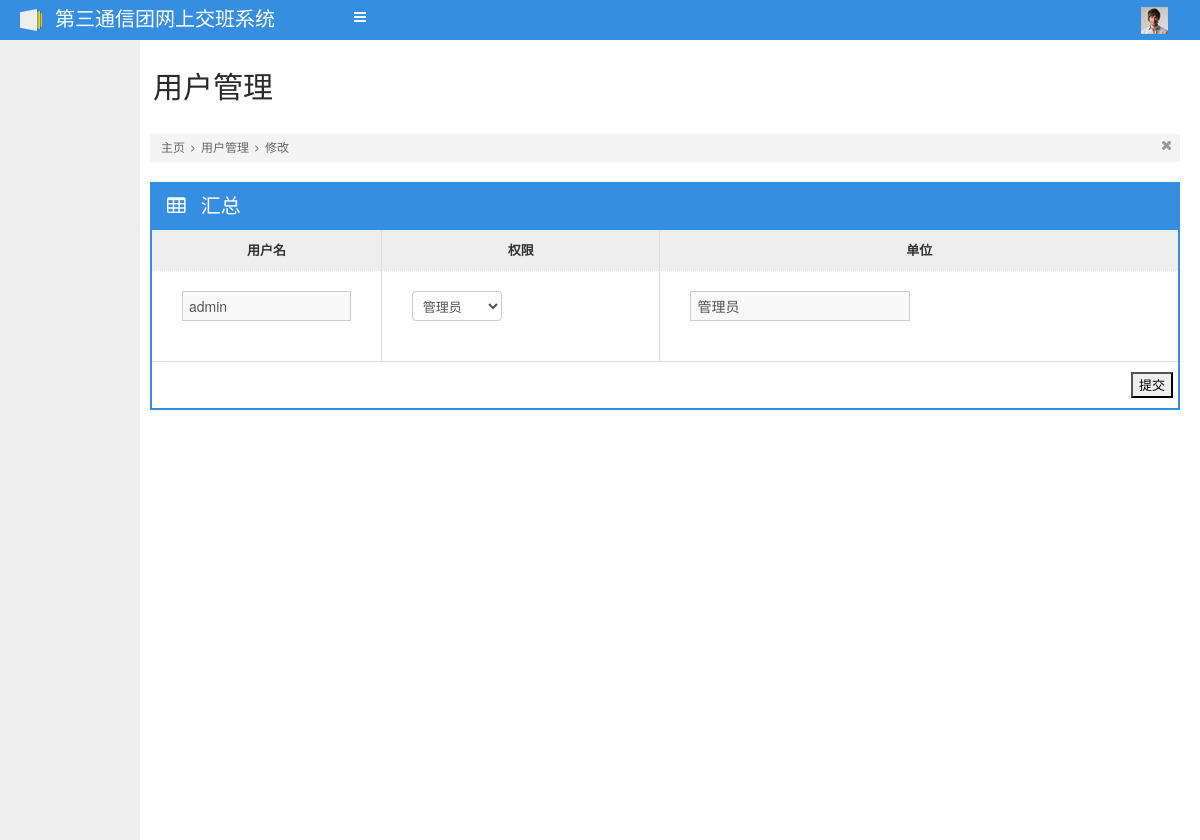
Page /Member_update_from.php?id=6 on the committed database.
### tables this page shows
CREATE TABLE `member` (
  `id` int(10) unsigned NOT NULL auto_increment COMMENT '主键',
  `username` varchar(100) default NULL COMMENT '登录名',
  `password` varchar(200) default NULL COMMENT '密码',
  `role` varchar(200) default NULL COMMENT '角色 1团5营，9连，99管理员',
  `s_id` int(10) default NULL COMMENT '所属上级ID',
  `s_name` varchar(200) default NULL COMMENT '所属上级名称',
  `unit_id` int(10) default NULL COMMENT '所属单位',
  PRIMARY KEY  (`id`)
);

### Member_update_from.php (called while the page is built, shortened)
<?php
	require_once 'smarty_config.php';
	$smarty->assign("member", $_SESSION["member"]);
	$smarty->assign("position", "位置：用户管理/修改");
	$smarty->assign("action", "MemberController.php?flag=update");
	$smarty->assign("button", "修改");
	$smarty->assign("flag", "update");
	$smarty->assign("path2", "用户管理");
	$smarty->assign("cz", "修改");
	$id = $_REQUEST["id"];
	$memberManager = new member();
	$memberTemp = $memberManager->getMemberById($id);
	$smarty->assign("memberTemp", $memberTemp[0]);
	$smarty->display("MemberEdit.tpl");

### include/common/SqlHelper.class.php (called while the page is built, shortened)
<?php
class SqlHelper {
	var $host = "127.0.0.1";
	var $userName = "root";
	var $userPass = "root";
	var $conn;
	function __construct() {
		$this->conn = mysql_connect ( $this->host, $this->userName, $this->userPass );
	}
	function execute_dql2($sql) {
		$res = mysql_query ( $sql, $this->conn ) or die ( "查询失败" . mysql_error () );
		$arr = array ();
		while ( $row = mysql_fetch_assoc( $res ) ) {
			$arr [] = $row;
		}
		return $arr;
	}
}

### include/model/member.class.php (called while the page is built, shortened)
<?php
require_once 'include/common/SqlHelper.class.php';
	class member{
		public function getMemberById($id){
			$sql = "select * from member where id = '$id'";
			$sqlHelper = new SqlHelper();
			$res = $sqlHelper->execute_dql2($sql);
			return $res;
		}
	}
?>

### template_c/%%26^26F^26F901BE%%MemberEdit.tpl.php (the view, shortened to what this page needs)
<!DOCTYPE html PUBLIC "-//W3C//DTD XHTML 1.0 Transitional//EN" "http://www.w3.org/TR/xhtml1/DTD/xhtml1-transitional.dtd">
<html xmlns="http://www.w3.org/1999/xhtml">
<head>
<?php $_smarty_tpl_vars = $this->_tpl_vars;
$this->_tpl_vars = $_smarty_tpl_vars;
 ?>
</head>
<body>
<div id="navigation">
		<?php $_smarty_tpl_vars = $this->_tpl_vars;
$this->_tpl_vars = $_smarty_tpl_vars;
 ?>
	</div>
	<div class="container-fluid" id="content">
		<div id="left">
			<?php $_smarty_tpl_vars = $this->_tpl_vars;
$this->_tpl_vars = $_smarty_tpl_vars;
 ?>
		</div>
		<div id="main">
			<?php if ($this->_tpl_vars['flag'] == 'add'): ?>
			<div class="container-fluid">
				<div class="page-header">
					<div class="pull-left">
						<h1><?php echo $this->_tpl_vars['path2']; ?>
</h1>
					</div>
				</div>
				<div class="breadcrumbs">
					<ul>
						<li>
							<a>主页</a>
							<i class="icon-angle-right"></i>
						</li>
						<li>
							<a><?php echo $this->_tpl_vars['path2']; ?>
</a>
							<i class="icon-angle-right"></i>
						</li>
						<li>
							<a><?php echo $this->_tpl_vars['cz']; ?>
</a>
						</li>
					</ul>
					<div class="close-bread">
						<a href="#"><i class="icon-remove"></i></a>
					</div>
				</div>
					<div class="row-fluid">
					<div class="span12">
						<div class="box box-color box-bordered">
								<div class="box-title">
									<h3>
										<i class="icon-table"></i>
										汇总
									</h3>
								</div>
								<div class="box-content nopadding">
									<div class="dataTables_wrapper">
										<div class="dataTables_scroll">
												<div class="dataTables_scrollBody" style="width: 100%; "  style="margin-left: 0px;">
												<form action="<?php echo $this->_tpl_vars['action']; ?>
" method="post" class='form-bordered form-vertical form-validate' id="bb">
												<div class="row-fluid">
												<table  class="table table-hover table-nomargin table-bordered">
												<thead>
													<tr>
														<th class="span2" style="text-align:center;">用户名</th>
														<th class="span2" style="text-align:center;">权限</th>
														<th class="span2" style="text-align:center;">单位</th>
													</tr>
												</thead>
												<tbody>
														<tr>
															<td>
																<div class="control-group" style="border:none;">
																	<div class="controls">
																		<input type="text" name="username" id="username" placeholder="用户名" class="input-block-level" data-rule-number="true" data-rule-required="true">
																	</div>
																</div>
															</td>
															<td>
																<div class="control-group" style="border: none;">
																	<div class="controls">
																		<select name="role" id="role" class="input-small">
																			<option value="1">团行政值班员</option>
																    		<option value="2">团通信值班员</option>
																    		<option value="5">营值班员</option>
																    		<option value="9">连值班员</option>
																    		<option value="99">管理员</option>
																		</select>
																	</div>
																</div>
															</td>
															<td>
																<div class="control-group" style="border: none;">
																	<div class="controls">
																		<select name="unit" id="unit" class="input-small">
																			<?php $_from = ($this->_tpl_vars['unitList']); if (!is_array($_from) && !is_object($_from)) { settype($_from, 'array'); }if (count($_from)):
    foreach ($_from as $this->_tpl_vars['unit1']):
?>
																    		<option value="<?php echo $this->_tpl_vars['unit1']['id']; ?>
">
																    			<?php if ($this->_tpl_vars['unit1']['unit_y'] == 0): ?>
																					<?php echo $this->_tpl_vars['unit1']['unit_t']; ?>
团
																				<?php elseif ($this->_tpl_vars['unit1']['unit_l'] == 0): ?>
																					<?php if ($this->_tpl_vars['unit1']['unit_y'] == 999 || $this->_tpl_vars['unit1']['unit_y'] == 998): ?>
																						<?php echo $this->_tpl_vars['unit1']['unit_t']; ?>
团<?php echo $this->_tpl_vars['unit1']['tmp_unit_y']; ?>
																					<?php else: ?>
																						<?php echo $this->_tpl_vars['unit1']['unit_t']; ?>
团<?php echo $this->_tpl_vars['unit1']['unit_y']; ?>
营
																					<?php endif; ?>
																				<?php else: ?>
																					<?php echo $this->_tpl_vars['unit1']['unit_t']; ?>
团<?php echo $this->_tpl_vars['unit1']['unit_y']; ?>
营<?php echo $this->_tpl_vars['unit1']['unit_l']; ?>
连
																				<?php endif; ?>
																    		</option>
	    	 																<?php endforeach; endif; unset($_from); ?>
																		</select>
																	</div>
																</div>
															</td>
														</tr>
												</tbody>
											</table>
											<div class="table-pagination">
												<input type="submit" value="提交" />
											</div>
											</div>
											</form>
											</div>
										</div>
									</div>
								</div>
							</div>
					</div>
					</div>
			</div>
			<?php else: ?>
			<div class="container-fluid">
				<div class="page-header">
					<div class="pull-left">
						<h1><?php echo $this->_tpl_vars['path2']; ?>
</h1>
					</div>
				</div>
				<div class="breadcrumbs">
					<ul>
						<li>
							<a>主页</a>
							<i class="icon-angle-right"></i>
						</li>
						<li>
							<a><?php echo $this->_tpl_vars['path2']; ?>
</a>
							<i class="icon-angle-right"></i>
						</li>
						<li>
							<a><?php echo $this->_tpl_vars['cz']; ?>
</a>
						</li>
					</ul>
					<div class="close-bread">
						<a href="#"><i class="icon-remove"></i></a>
					</div>
				</div>
					<div class="row-fluid">
					<div class="span12">
						<div class="box box-color box-bordered">
								<div class="box-title">
									<h3>
										<i class="icon-table"></i>
										汇总
									</h3>
								</div>
								<div class="box-content nopadding">
									<div class="dataTables_wrapper">
										<div class="dataTables_scroll">
												<div class="dataTables_scrollBody" style="width: 100%; "  style="margin-left: 0px;">
												<form action="<?php echo $this->_tpl_vars['action']; ?>
" method="post" class='form-bordered form-vertical form-validate' id="bb">
												<div class="row-fluid">
												<table  class="table table-hover table-nomargin table-bordered">
												<thead>
													<tr>
														<th class="span2" style="text-align:center;">用户名</th>
														<th class="span2" style="text-align:center;">权限</th>
														<th class="span2" style="text-align:center;">单位</th>
													</tr>
												</thead>
												<tbody>
														<tr>
															<td>
																<div class="control-group" style="border:none;">
																	<div class="controls">
																		<input type="text" name="username" id="username" placeholder="用户名" value="<?php echo $this->_tpl_vars['memberTemp']['username']; ?>
" class="input-block-level" data-rule-number="true" data-rule-required="true">
																	</div>
																</div>
															</td>
															<td>
																<div class="control-group" style="border: none;">
																	<div class="controls">
																		<select name="role" id="role" class="input-small">
																			<?php if ($this->_tpl_vars['memberTemp']['role'] == 99): ?>
																    		<option value="99" selected="selected">管理员</option>
																			<?php endif; ?>
																		</select>
																	</div>
																</div>
															</td>
															<td>
																<div class="control-group" style="border: none;">
																	<div class="controls">
																		<input type="text" name="s_name" value="<?php echo $this->_tpl_vars['memberTemp']['s_name']; ?>
" readonly="readonly"/>
																	</div>
																</div>
															</td>
														</tr>
												</tbody>
											</table>
											<div class="table-pagination">
												<input type="submit" value="提交" />
											</div>
											</div>
											</form>
											</div>
										</div>
									</div>
								</div>
							</div>
					</div>
					</div>
			</div>
			<?php endif; ?>
		</div>
    </div>
</body>
</html>

### rows in the picture
member: username "admin", role "管理员", s_name "管理员"

### other values in the picture
$this->_tpl_vars['path2'] "用户管理"
$this->_tpl_vars['cz'] "修改"
